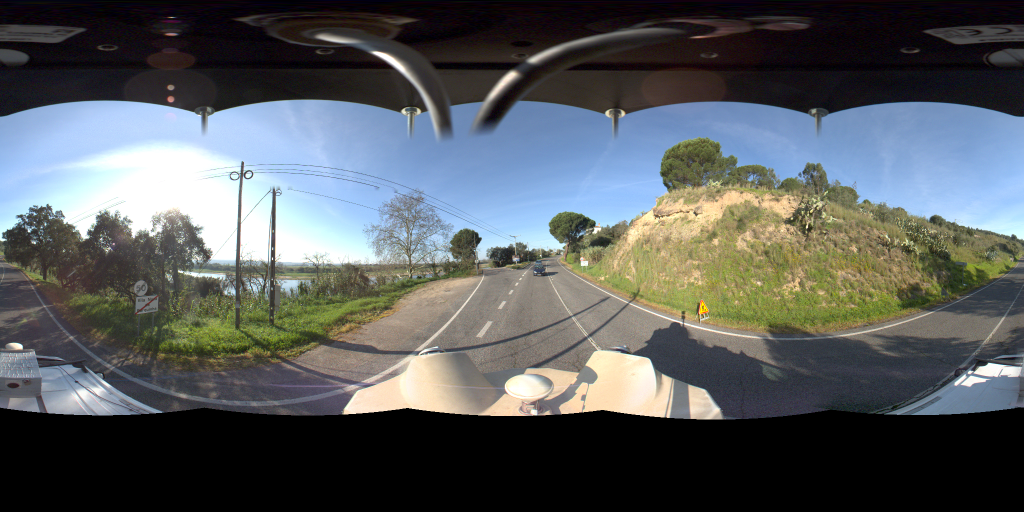
#> input picture data/images/ladybug_13185920_20200219_095143_Portugal_000_Panoramic_108.png, 2048 x 1024 px (shown at 1/2 size)
$ python -i complete_semantic_attributes.py   (imports and definitions only)
#> lines starting #> are read from the running program, lines starting #| are printed output that depends on the picture; after the words box and inside, x2 and y2 are one past the last pixel; in counts of white or black regions, pixels touching at a corner belong together
from __future__ import annotations

import argparse
import csv
import json
import re
from dataclasses import dataclass
from pathlib import Path
from typing import Any

import cv2
import numpy as np
import pandas as pd
from PIL import Image


REPO_ROOT = Path(__file__).resolve().parents[1]

ATTRIBUTES = [
    "Number of lanes",
    "Lane width",
    "Paved shoulder - drivers side",
    "Paved shoulder - passenger side",
    "Roadside severity - drivers side distance",
    "Roadside severity - passenger side distance",
    "Curvature",
    "Sight distance",
    "Area type",
    "Street lighting",
    "Service road",
    "Median Type",
    "Delineation",
    "Roadside severity - driver side object",
    "Roadside severity - passenger side object",
    "Property access points",
    "Sidewalk - passenger side",
]

CODE_LABELS = {
    "Area type": {1: "Rural", 2: "Urban"},
    "Street lighting": {1: "Not present", 2: "Present"},
    "Service road": {1: "Not present", 2: "Present"},
    "Median Type": {
        1: "Safety barrier - metal",
        2: "Safety barrier - concrete",
        3: "Physical median width >=20m",
        4: "Physical median width 10 to <20m",
        5: "Physical median width 5 to <10m",
        6: "Physical median width 1 to <5m",
        7: "Physical median width 0 to <1m",
        8: "Continuous central turning lane",
        9: "Flexible posts",
        10: "Central hatching >1m",
        11: "Centre line",
        12: "Safety barrier - motorcycle friendly",
        13: "One way",
        14: "Wide centre line 0.3m to 1m",
        15: "Safety barrier - wire rope",
    },
    "Delineation": {1: "Adequate", 2: "Poor"},
    "Property access points": {
        1: "Commercial access >=1",
        2: "Residential access >=3",
        3: "Residential access <3",
        4: "None",
    },
    "Sidewalk - passenger side": {
        1: "Sidewalk with barrier",
        2: "Sidewalk >=3m from road",
        3: "Sidewalk 1m to <3m from road",
        4: "Sidewalk 0m to <1m from road",
        5: "None",
        6: "Informal path >=1m",
        7: "Informal path 0m to <1m",
    },
    "Roadside object": {
        1: "Safety barrier - metal",
        2: "Safety barrier - concrete",
        3: "Safety barrier - motorcycle friendly",
        4: "Safety barrier - wire rope",
        5: "Aggressive vertical face",
        6: "Upwards slope - roll over",
        7: "Upwards slope - no roll over",
        8: "Deep drainage ditch",
        9: "Downwards slope",
        10: "Cliff",
        11: "Tree >=10cm",
        12: "Rigid sign, post or pole >=10cm",
        13: "Rigid structure or building",
        14: "Semi-rigid structure or building",
        15: "Unprotected safety barrier end",
        16: "Low rigid object >=20cm high",
        17: "No object",
    },
}

DISTANCE_LABELS = {
    "1": "0 to <1m",
    "2": "1 to <5m",
    "3": "5 to <10m",
    "4": ">=10m",
}

BARRIER_OBJECT_CODES = {1, 2, 3, 4}


@dataclass(frozen=True)
class SideEvidence:
    green_ratio: float
    paved_ratio: float
    bright_wall_ratio: float
    dark_vertical_ratio: float
    guardrail_ratio: float
    sidewalk_ratio: float
    building_like: bool
    tree_like: bool
    pole_like: bool
    barrier_like: bool


@dataclass(frozen=True)
class ImageEvidence:
    frame_id: int
    folder_name: str
    green_ratio: float
    sky_ratio: float
    bright_wall_ratio: float
    asphalt_ratio: float
    road_marking_ratio: float
    lane_line_score: float
    median_barrier_score: float
    passenger: SideEvidence
    driver: SideEvidence


# [722 lines left out: functions norm_code, load_roadside_detections, load_projected_roadside_pairs, projected_pair_reliable, load_risk_ranks, load_curvature_from_lookup and 13 more, not called in this run]


def load_rgb(path: Path) -> np.ndarray:
    return np.asarray(Image.open(path).convert("RGB"))


# [7 lines left out: function hsv_masks, not called in this run]


def central_band(rgb: np.ndarray) -> np.ndarray:
    h, w = rgb.shape[:2]
    return rgb[int(h * 0.28) : int(h * 0.82), int(w * 0.18) : int(w * 0.82)]


# [6 lines left out: function side_crop, not called in this run]


def line_scores(rgb: np.ndarray) -> tuple[float, float]:
    h, w = rgb.shape[:2]
#> h = 1024; w = 2048
    road = rgb[int(h * 0.52) : int(h * 0.90), int(w * 0.20) : int(w * 0.80)]
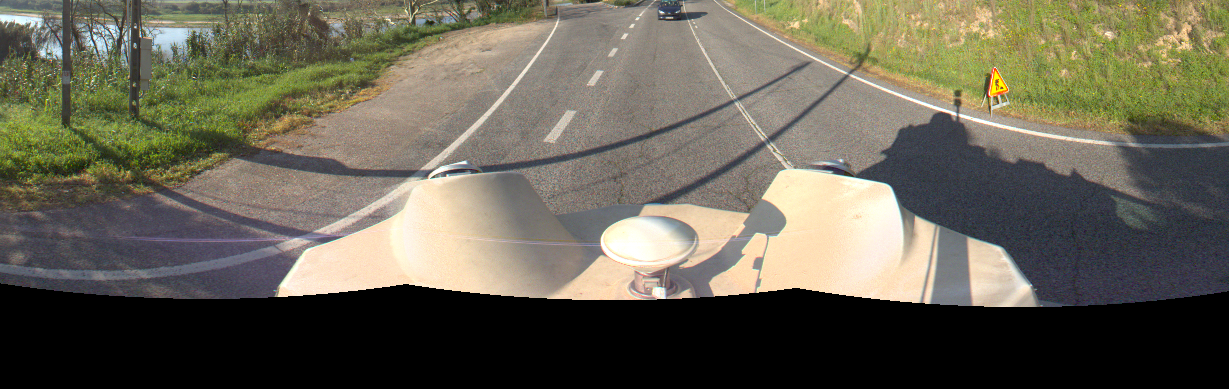
#> road: shape (389, 1229, 3); mean R, G, B 103.7, 99.6, 84.3
    hsv = cv2.cvtColor(road, cv2.COLOR_RGB2HSV)
#> hsv: shape (389, 1229, 3); mean H, S, V 39, 49.5, 108.3
    s, v = hsv[:, :, 1], hsv[:, :, 2]
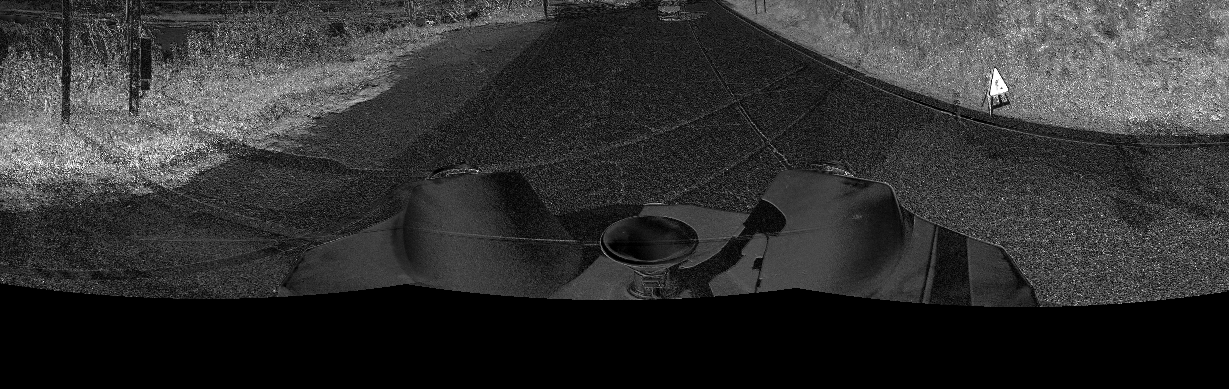
#> s: shape (389, 1229); min 0, max 255, mean 49.5
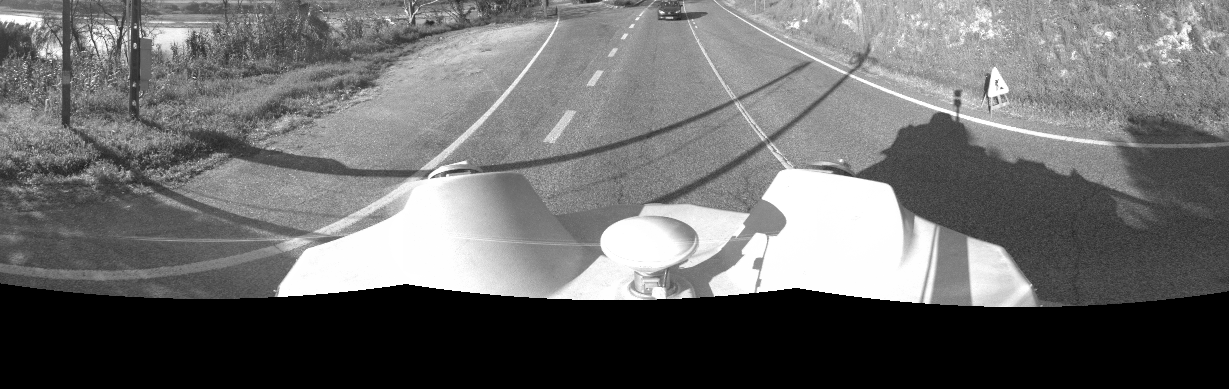
#> v: shape (389, 1229); min 0, max 255, mean 108.3
    white_yellow = ((s < 70) & (v > 155)) | ((hsv[:, :, 0] >= 15) & (hsv[:, :, 0] <= 35) & (s > 50) & (v > 110))
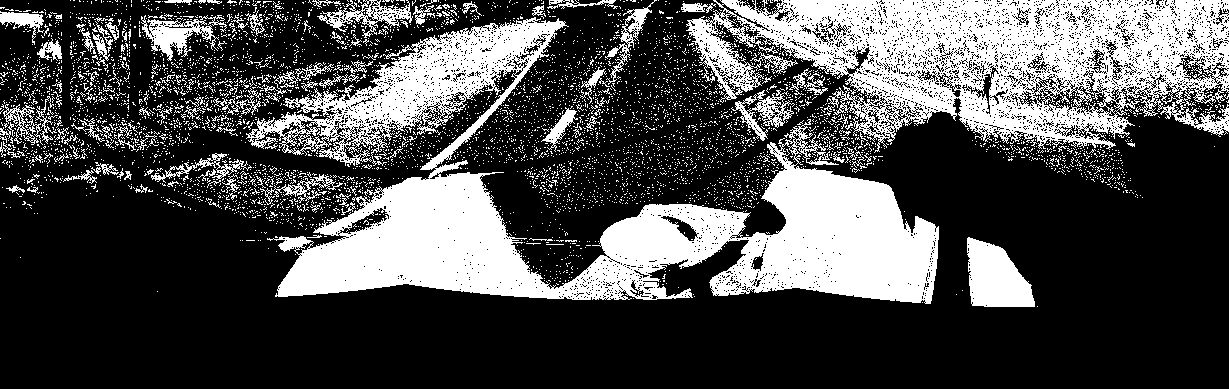
#> white_yellow: shape (389, 1229) bool; 29.8% white; 5451 white regions (5308 under 20 px), largest, box (x1, y1, x2, y2) and area: (246, 17, 939, 304) 66641, (686, 0, 1229, 153) 45800, (967, 237, 1035, 307) 3302
    marking_ratio = float(np.mean(white_yellow))
#> marking_ratio = 0.298
    edges = cv2.Canny(cv2.cvtColor(road, cv2.COLOR_RGB2GRAY), 80, 180)
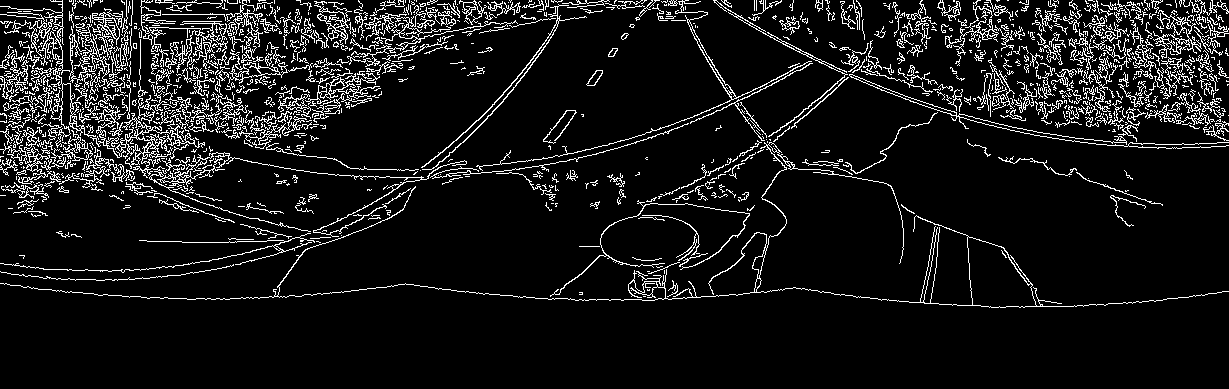
#> edges: shape (389, 1229); 9% white in thin lines or dots, all inside (x1, y1, x2, y2) = (0, 0, 1229, 308)
    lines = cv2.HoughLinesP(edges, 1, np.pi / 180, threshold=55, minLineLength=max(25, road.shape[1] // 8), maxLineGap=18)
#> lines = 132 rows, first 6: [2, 23, 530, 23], [455, 2, 728, 2], [92, 14, 557, 14], [450, 5, 682, 5], [225, 20, 473, 20], [12, 28, 480, 28]
    score = 0.0
    if lines is not None:
        for item in lines[:80]:
            x1, y1, x2, y2 = item[0]
            angle = abs(np.degrees(np.arctan2(y2 - y1, x2 - x1)))
            if 12 <= angle <= 78 or 102 <= angle <= 168:
                score += np.hypot(x2 - x1, y2 - y1)
#> this loop made 80 passes
#> (x1, y1, x2, y2, angle) on passes 1 to 12: (2, 23, 530, 23, 0), (455, 2, 728, 2, 0), (92, 14, 557, 14, 0), (450, 5, 682, 5, 0), (225, 20, 473, 20, 0), (12, 28, 480, 28, 0), (5, 59, 297, 54, 0.981), (5, 71, 273, 81, 2.14), (5, 136, 339, 113, 3.94), (959, 60, 1219, 60, 0), (207, 18, 491, 18, 0), (926, 95, 1225, 122, 5.16)
#> after the loop, score = 0
    return marking_ratio, float(score / max(1, road.shape[0] * road.shape[1]))


# [107 lines left out: functions asphalt_like_ratio, median_barrier_score, side_evidence, image_evidence, broad_divided_carriageway_like, area_type, not called in this run]


def delineation(ev: ImageEvidence) -> tuple[int, str]:
    ok = ev.road_marking_ratio > 0.012 or ev.lane_line_score > 0.010
    return (1 if ok else 2, f"marking_ratio={ev.road_marking_ratio:.3f}; lane_line_score={ev.lane_line_score:.4f}")


# [4 lines left out: function street_lighting, not called in this run]


def service_road(ev: ImageEvidence) -> tuple[int, str]:
    # The local image evidence mostly shows side roads/intersections, not a continuous parallel frontage road.
    return 1, "no continuous parallel frontage/service road detected by local visual rules"


# [752 lines left out: functions median_type, median_verifier_trace, measurement_value, visual_number_of_lanes, visual_lane_width, divided_highway_like and 10 more, not called in this run]


# [2 lines not run here, left out]

>>> import cv2
>>> picture = cv2.cvtColor(cv2.imread('../data/images/ladybug_13185920_20200219_095143_Portugal_000_Panoramic_108.png'), cv2.COLOR_BGR2RGB)
>>> result = line_scores(picture)
#> result = (0.298, 0)
